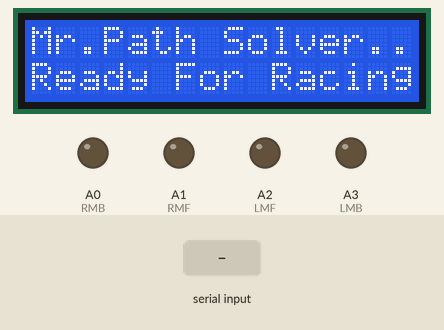
A sketch run on a simulated Arduino Uno, built with avr-gcc and run on an emulated ATmega328P. Shown: 16×2 character LCD, output pins drawn as LEDs (lit = HIGH). Inputs (shaded band) come from the test bench. What the sketch prints to the serial monitor is not drawn.

Above: at 1.2 s.
1.3 s: "F" received over Serial
At 1.9 s:
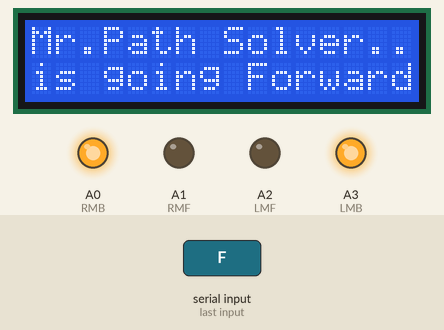
2.8 s: "B" received over Serial
At 4.0 s:
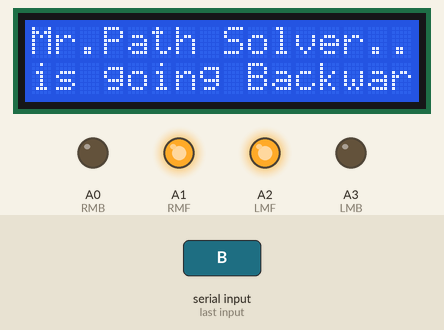
4.3 s: "R" received over Serial
At 5.3 s:
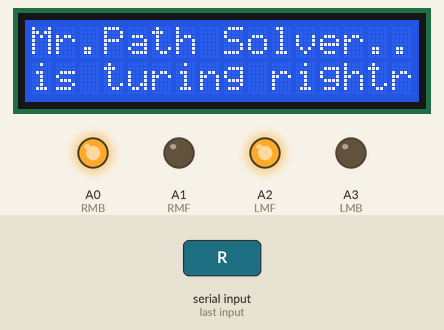
5.8 s: "L" received over Serial
At 6.5 s:
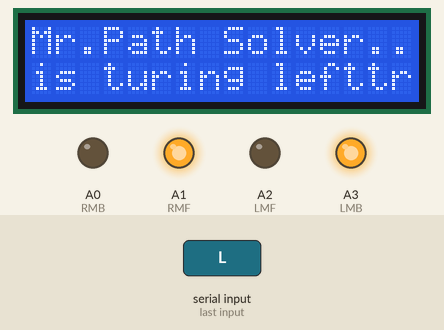
7.3 s: "S" received over Serial
At 7.6 s:
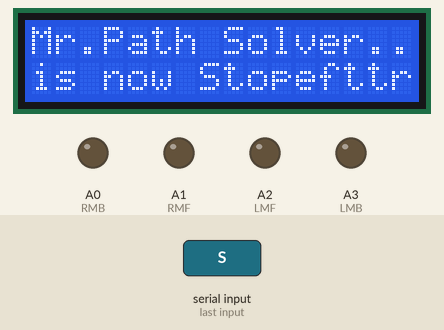
8.8 s: "F" received over Serial
At 10.0 s:
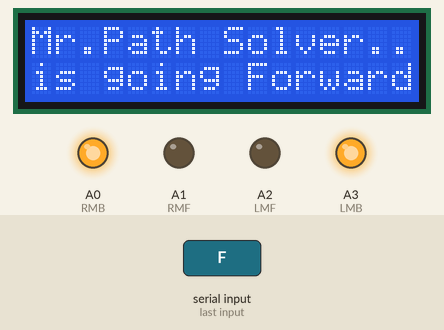
Timing chart, 0 to 11.3 s (numbered marks = the images above; inputs shaded):
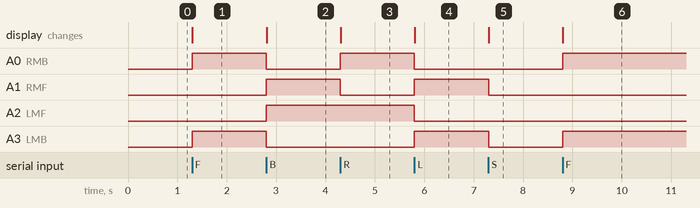

The sketch:

mr.PathSolver.ino
```cpp
#include <LiquidCrystal.h>

#define RMF A1
#define RMB A0

#define LMF A2
#define LMB A3


// IR sensor declear
#define RS 9
#define LS 10

#define MRS 8
#define MLS 6


// LCD Monitor
#define resetPin 12
#define enablePin 11

#define data4 5
#define data5 4
#define data6 3
#define data7 2

LiquidCrystal lcd(resetPin,enablePin, data4, data5,data6,data7);


int rightSensor;
int leftSensor;
int middleRightSensor;
int middleLeftSensor;

void mrPathSloverForward();
void mrPathSolverBackward();
void mrPathSolverTurnRight();
void mrPathSolverTurnLeft();
void mrPathSolverStop();

//char str[2],i;

void setup() {
  // put your setup code here, to run once:
  Serial.begin(9600);
  lcd.begin(16,2);
  pinMode(RMF,OUTPUT);
  pinMode(RMB,OUTPUT);
  pinMode(LMF,OUTPUT);
  pinMode(LMB,OUTPUT);

  pinMode(RS,INPUT);
  pinMode(LS,INPUT);
  pinMode(MRS,INPUT);
  pinMode(MLS,INPUT);
  lcd.print("Mr.Path Solver...");
//  String comment = "Ready For Racing...";
  lcd.setCursor(0,1);
  lcd.print("Ready For Racing...");

}

void loop() {
  // put your main code here, to run repeatedly:
  /*
  rightSensor = digitalRead(RS);
  leftSensor = digitalRead(LS);
  middleRightSensor = digitalRead(MRS);
  middleLeftSensor = digitalRead(MLS);

  Serial.print("RS:");
  Serial.println(rightSensor);

  Serial.print("LS:");
  Serial.println(leftSensor);

  Serial.print("MRS:");
  Serial.println(middleRightSensor);

  Serial.print("MLS:");
  Serial.println(middleLeftSensor);

  if((middleRightSensor == 1 and middleLeftSensor == 1) and rightSensor == 1)
  {
    mrPathSolverTurnRight();
    Serial.println("Mr.Path Solver is turning Right...");
    lcd.setCursor("Turn Right.",1);
  }
  else if((middleRightSensor == 1 and middleLeftSensor == 1) and leftSensor == 1)
  {
    mrPathSolverTurnLeft();
    Serial.println("Mr.Path Solver is turning Left...");
    lcd.setCursor("Turn Left.",1);
  }
  else if(middleRightSensor == 1 and middleLeftSensor == 1)
  {
    mrPathSolverForward();
    Serial.println("Mr.Path Solver is Forwarding...");
    lcd.setCursor("Forward",1);
  }
  else if((middleRightSensor == 0 or middleLeftSensor == 1) and rightSensor==0)
  {
    mrPathSolverTurnLeft();
    Serial.println("Mr Path Solver is Facing Trouble in Right side!!!");
    lcd.setCursor("trouble!!!",1);
  }
  else if((middleRightSensor == 1 or middleLeftSensor == 0) and leftSensor==0)
  {
    mrPathSolverTurnRight();
    Serial.println("Mr Path Solver is Facing Trouble in Left side!!!");
    lcd.setCursor("trouble!!!",1);

  }
  else
  {
    mrPathSolverTurnRight();
    Serial.println("Stop");
    lcd.setCursor("Stop.",1);
  }
delay(3000);*/

  while(Serial.available())
  {
  char c = Serial.read();
  if(c=='F')
  {
    mrPathSolverForward();
    Serial.println("Mr.Path Solver is Forwarding.");
    lcd.setCursor(0,0);
    lcd.print("Mr.Path Solver");
    lcd.setCursor(0,1);
    lcd.print("is going Forward");

  }
  else if(c=='B')
  {
    mrPathSolverBackward();
    Serial.println("Mr.Path Solver is Backwarding.");
    lcd.setCursor(0,0);
    lcd.print("Mr.Path Solver");
    lcd.setCursor(0,1);
    lcd.print("is going Backward");
  }
  else if(c=='R')
  {
    mrPathSolverTurnRight();
    Serial.println("Mr.Path Solver is turn right.");
    lcd.setCursor(0,0);
    lcd.print("Mr.Path Solver");
    lcd.setCursor(0,1);
    lcd.print("is turing right");
  }
  else if(c=='L')
  {
    mrPathSolverTurnLeft();
    Serial.println("Mr.Path Solver is turn left.");
    lcd.setCursor(0,0);
    lcd.print("Mr.Path Solver");
    lcd.setCursor(0,1);
    lcd.print("is turing left");
  }
  else if(c=='S')
  {
    mrPathSolverStop();
    Serial.println("Mr.Path Solver is Stop Now.");
        lcd.setCursor(0,0);
    lcd.print("Mr.Path Solver");
    lcd.setCursor(0,1);
    lcd.print("is now Stop");

  }
  }
}


void mrPathSolverForward()
{
  //analogWrite(RMF,255);
  analogWrite(LMF,0);
  analogWrite(RMF,0);

  //analogWrite(RMB,0);
  analogWrite(LMB,255);
  analogWrite(RMB,255);
}

void mrPathSolverBackward()
{
//  analogWrite(RMF,0);
    analogWrite(LMF,255);
    analogWrite(RMF,255);

//  analogWrite(RMB,255);
    analogWrite(LMB,0);
    analogWrite(RMB,0);
}

void mrPathSolverTurnRight()
{
 analogWrite(LMF,255);
 analogWrite(LMB,0);

 analogWrite(RMF,0);
 analogWrite(RMB,255);
}

void mrPathSolverTurnLeft()
{
  analogWrite(LMF,0);
  analogWrite(LMB,255);

  analogWrite(RMF,255);
  analogWrite(RMB,0);
}

void mrPathSolverStop()
{
  analogWrite(RMF,0);
  analogWrite(LMF,0);

  analogWrite(RMB,0);
  analogWrite(LMB,0);
}
```

Measured:
- after the input at 1.3 s, A0 (RMB), A3 (LMB): LOW → HIGH at once; the display: changes at once (image 1)
- after the input at 2.8 s, A0 (RMB), A3 (LMB): HIGH → LOW at once; A1 (RMF), A2 (LMF): LOW → HIGH at once; the display: changes at once (image 2)
- after the input at 4.3 s, A0 (RMB): LOW → HIGH at once; A1 (RMF): HIGH → LOW at once; the display: changes at once (image 3)
- after the input at 5.8 s, A0 (RMB), A2 (LMF): HIGH → LOW at once; A1 (RMF), A3 (LMB): LOW → HIGH at once; the display: changes at once (image 4)
- after the input at 7.3 s, A1 (RMF), A3 (LMB): HIGH → LOW at once; the display: changes at once (image 5)
- after the input at 8.8 s, A0 (RMB), A3 (LMB): LOW → HIGH at once; the display: changes at once (image 6)
